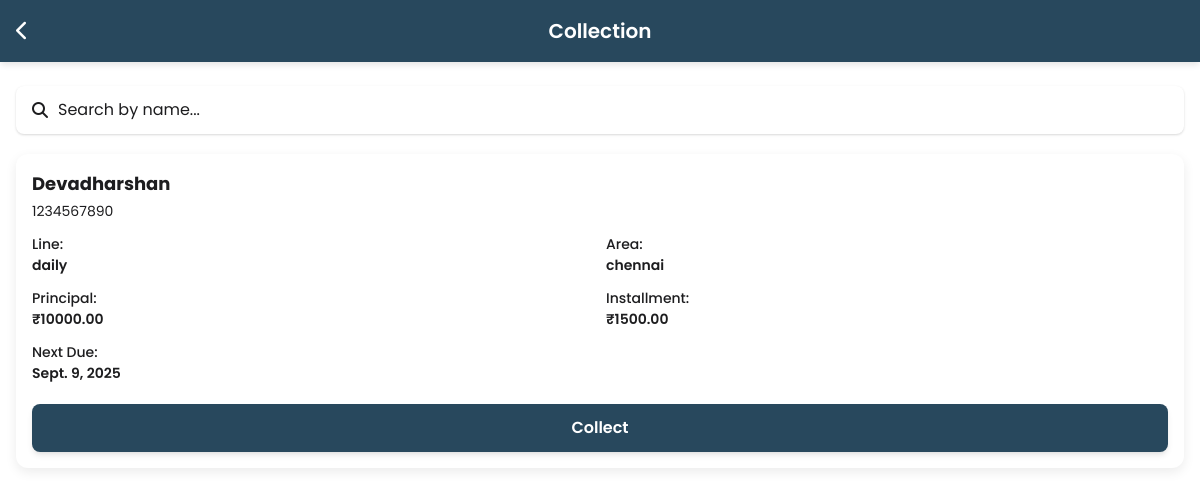
The page /collection_list/ (signed in) on the database as committed earlier.
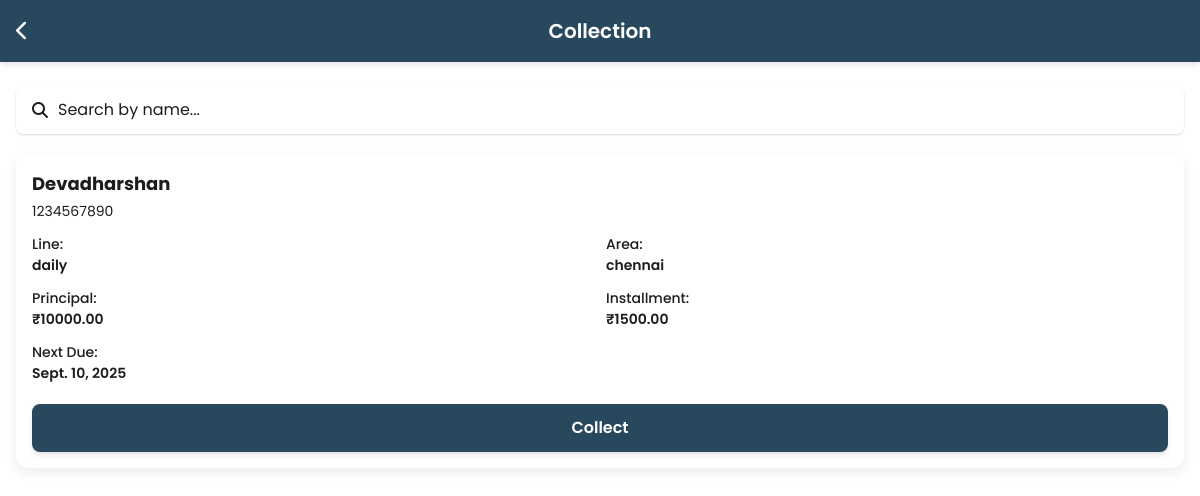
The same page on the database as committed later.
### apis/models.py (models this page shows, shortened)
class Customer(models.Model):
    STATUS_CHOICES = [
        ('active', 'Active'),
        ('inactive', 'Inactive'),
    ]
    customer_name = models.CharField(max_length=255, blank=True, null=True)
    customer_code = models.CharField(max_length=50, unique=True, blank=True, null=True)
    mobile_number = models.CharField(max_length=15, blank=True, null=True)
    line = models.ForeignKey(Line, on_delete=models.SET_NULL, null=True, blank=True)
    area = models.ForeignKey(Area, on_delete=models.SET_NULL, null=True, blank=True)
    status = models.CharField(max_length=10, choices=STATUS_CHOICES, default='active')
    maximum_loan_amount = models.DecimalField(max_digits=10, decimal_places=2, null=True, blank=True)
    address = models.TextField(blank=True, null=True)
    created_by = models.ForeignKey(
        User, on_delete=models.SET_NULL, null=True, related_name='created_customers'
    )
    created_at = models.DateTimeField(auto_now_add=True)
    loan = models.OneToOneField('Loan', on_delete=models.SET_NULL, null=True, blank=True, related_name='customer_loan')

class Loan(models.Model):
    line = models.ForeignKey(Line, on_delete=models.CASCADE)
    area = models.ForeignKey('Area', on_delete=models.SET_NULL, null=True, blank=True)
    principal_amount = models.DecimalField(max_digits=10, decimal_places=2)
    total_interest_amount = models.DecimalField(max_digits=10, decimal_places=2, null=True, blank=True)
    installment_amount = models.DecimalField(max_digits=10, decimal_places=2, null=True, blank=True)
    total_amount_to_pay = models.DecimalField(max_digits=10, decimal_places=2, null=True, blank=True)
    num_of_installments = models.IntegerField(null=True, blank=True)
    next_due_date = models.DateField(null=True, blank=True)
    created_by = models.ForeignKey(
        User, on_delete=models.SET_NULL, null=True, related_name='created_loans'
    )
    created_at = models.DateTimeField(auto_now_add=True)

class Line(models.Model):
    LINE_TYPES = [
        ('Daily', 'Daily'),
        ('Weekly', 'Weekly'),
        ('Monthly', 'Monthly'),
    ]
    line_name = models.CharField(max_length=100, null=True, blank=True)
    line_type = models.CharField(max_length=20, choices=LINE_TYPES)
    interest_per_hundred = models.DecimalField(max_digits=10, decimal_places=2)
    bill_amt_per_100 = models.DecimalField(max_digits=10, decimal_places=2, null=True, blank=True)
    num_of_installments = models.PositiveIntegerField()
    bad_loan_days = models.PositiveIntegerField()
    created_by = models.ForeignKey(
        User, on_delete=models.SET_NULL, null=True, related_name='created_lines'
    )
    created_at = models.DateTimeField(default=timezone.now)
    class Meta:
        ordering = ['-created_at']

class Area(models.Model):
    name = models.CharField(max_length=255)
    created_by = models.ForeignKey(
        settings.AUTH_USER_MODEL,  # safer than direct User import
        on_delete=models.SET_NULL,
        null=True,
        blank=True
    )
    class Meta:
        constraints = [
            models.UniqueConstraint(
                fields=['name', 'created_by'],
                name='unique_area_per_user'
            )
        ]

### apis/views.py (the view, shortened to what this page needs)
# urls.py: path('collection_list/', views.collection_list, name='collection_list'),
@login_required
def collection_list(request):
    user = request.user
    today = timezone.now().date()
    customers = Customer.objects.select_related('loan', 'line', 'area').filter(created_by=user)
    selected_date = request.GET.get("date")
    selected_line = request.GET.get("line")
    selected_area = request.GET.get("area")
    if selected_line and selected_line != "all":
        if not Line.objects.filter(id=selected_line, created_by=user).exists():
            messages.error(request, "❌ The selected line is invalid or does not belong to you.")
            selected_line = None
        else:
            customers = customers.filter(line_id=selected_line)
    if selected_area and selected_area != "all":
        if not Area.objects.filter(id=selected_area, created_by=user).exists():
            messages.error(request, "❌ The selected area is invalid or does not belong to you.")
            selected_area = None
        else:
            customers = customers.filter(area_id=selected_area)
    for customer in customers:
        loan = getattr(customer, 'loan', None)
        if not loan:
            customer.adjusted_installment = 0
            customer.bad_loan_days = 0
            customer.bad_loan_amount = 0
            continue
        overdue_days = max(0, (today - loan.next_due_date).days) if loan.next_due_date else 0
        bad_percent_per_day = getattr(customer.line, 'bad_loan_days', 0) if customer.line else 0
        penalty_amount = loan.installment_amount * overdue_days * bad_percent_per_day / 100
        customer.adjusted_installment = round(loan.installment_amount + penalty_amount, 2)
        customer.bad_loan_days = overdue_days
        customer.bad_loan_amount = round(penalty_amount, 2)
    if not customers.exists():
        messages.info(request, "ℹ️ No customers found for the selected filters.")
    context = {
        "customers": customers.order_by('loan__next_due_date'),
        "selected_date": selected_date,
        "selected_line": selected_line,
        "selected_area": selected_area,
        "today": today,
    }
    return render(request, "core/collectionlist.html", context)

### apis/templates/core/collectionlist.html (shortened to what this page needs)
{% extends "core/base.html" %}
{% block content %}
<header class="header">
  <a href="{% url 'collection' %}" class="header-back"><i class="fas fa-chevron-left"></i></a>
  <div class="header-title">Collection</div>
</header>
<main class="main-content">
  <div class="search-bar">
    <i class="fas fa-search"></i>
    <input type="search" id="search-input" placeholder="Search by name...">
  </div>
  {% if customers %}
  <div id="customer-list">
    {% for customer in customers %}
    {% if customer.loan %}
    {% with loan=customer.loan %}
    <div class="customer-card">
      <div class="customer-header">
        <div class="customer-info">
          <div class="name">{{ customer.customer_name }}</div>
          <div class="mobile">{{ customer.mobile_number }}</div>
        </div>
        <div class="status-dot
      {% if customer.bad_loan_days|default:0 > 0 %}overdue
      {% elif customer.is_collected %}collected
      {% else %}on-time{% endif %}">
        </div>
      </div>
      <div class="customer-details-grid">
        <span>Line: <strong>{{ customer.line.line_name|default:"-" }}</strong></span>
        <span>Area: <strong>{{ customer.area.name|default:"-" }}</strong></span>
        <span>Principal: <strong class="principal-amount">₹{{ customer.loan.principal_amount|floatformat:2 }}</strong></span>
        <span>Installment:
          <strong
            class="installment-amount {% if customer.bad_loan_days|default:0 > 0 %}overdue{% else %}on-time{% endif %}">
            ₹{{ customer.adjusted_installment|default:customer.loan.installment_amount|floatformat:2 }}
          </strong>
        </span>
        <span>Next Due:
          <strong
            class="next-due {% if customer.loan.next_due_date and customer.loan.next_due_date < today %}overdue{% else %}on-time{% endif %}">
            {{ customer.loan.next_due_date|default:"-" }}
          </strong>
        </span>
      </div>
      {% if customer.is_collected %}
      <div class="paid-mark">
        <i class="fas fa-check-circle"></i>
        Paid
      </div>
      {% else %}
      <button class="btn-collect" onclick="collectPayment('{{ customer.id }}', this)">
        {% if customer.bad_loan_days|default:0 > 0 %}Collect (Overdue){% else %}Collect{% endif %}
      </button>
      {% endif %}
    </div>
    {% endwith %}
    {% endif %}
    {% endfor %}
  </div>
  {% else %}
  <p class="empty-state">No customers found for the selected filters.</p>
  {% endif %}
</main>
{% endblock %}

Rows that differ between the two databases and show on the page:
changed through a linked row, Customer "Devadharshan": loan.next_due_date "Sept. 9, 2025" → "Sept. 10, 2025"
